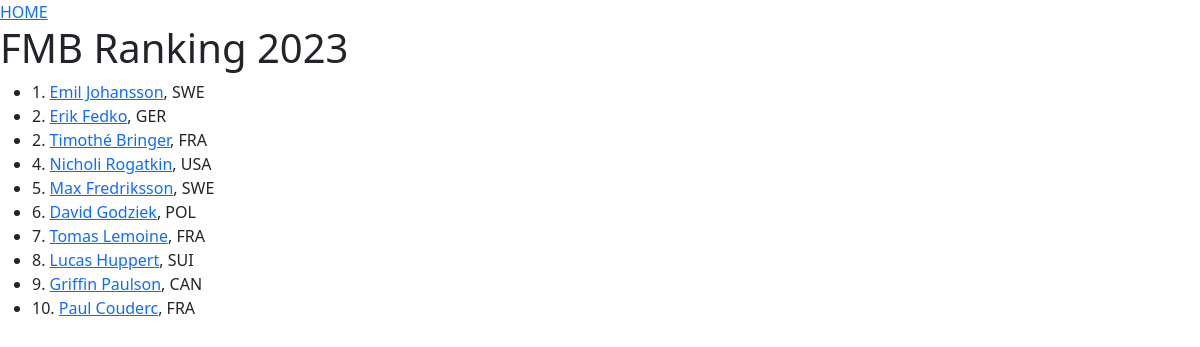
/ranking/1, run on the app's committed database.
### wiki/models.py (models this page shows, shortened)
class Rider(models.Model):
    name = models.CharField(max_length=150, blank=True)
    slug = models.SlugField(max_length=150, default='event_name')
    nationality = models.CharField(max_length=50, blank=True)
    birth = models.DateField(null=True, blank=True)
    sex = models.CharField(max_length=20, default='Unknown', blank=True)
    description = models.TextField(blank=True)
    sponsors = models.ManyToManyField(Sponsor)
    photo = models.CharField(max_length=255, blank=True)
    instagram = models.CharField(max_length=255, blank=True)
    active = models.BooleanField(default=False)
    rank = models.IntegerField(default=0, null=True)
    points = models.IntegerField(default=0)
    events = models.ManyToManyField('Event', through='Participation')

### wiki/views.py (the view)
# urls.py: path('ranking/<int:page_idx>', views.ranking, name='ranking')
def ranking(request, page_idx):
    start_idx = (page_idx - 1) * 10
    last_idx = start_idx + 10
    riders = Rider.objects.filter(active=True).filter(rank__gt=0).order_by('rank')[start_idx:last_idx]
    return render(request, 'wiki/ranking.html', {'riders': riders})

### wiki/templates/wiki/ranking.html (shortened to what this page needs)
<!DOCTYPE html>
<html lang="en">
<head>
    <link href="https://cdn.jsdelivr.net/npm/bootstrap@5.2.3/dist/css/bootstrap.min.css" rel="stylesheet">
</head>
<body>
    <a href="{% url 'wiki:index'%}">HOME</a>
    <h1>FMB Ranking 2023</h1>
    <ul>
    {% for rider in riders %}
        <li>{{rider.rank}}. <a href="{% url 'wiki:rider' rider.id rider.slug %}">{{rider.name}}</a>, {{rider.nationality}}</li>
    {% endfor %}
    </ul>
</body>
</html>

### data on the page
Rider: rank "1", name "Emil Johansson", nationality "SWE"
Rider: rank "2", name "Erik Fedko", nationality "GER"
Rider: rank "2", name "Timothé Bringer", nationality "FRA"
Rider: rank "4", name "Nicholi Rogatkin", nationality "USA"
Rider: rank "5", name "Max Fredriksson", nationality "SWE"
Rider: rank "6", name "David Godziek", nationality "POL"
Rider: rank "7", name "Tomas Lemoine", nationality "FRA"
Rider: rank "8", name "Lucas Huppert", nationality "SUI"
Rider: rank "9", name "Griffin Paulson", nationality "CAN"
Rider: rank "10", name "Paul Couderc", nationality "FRA"
